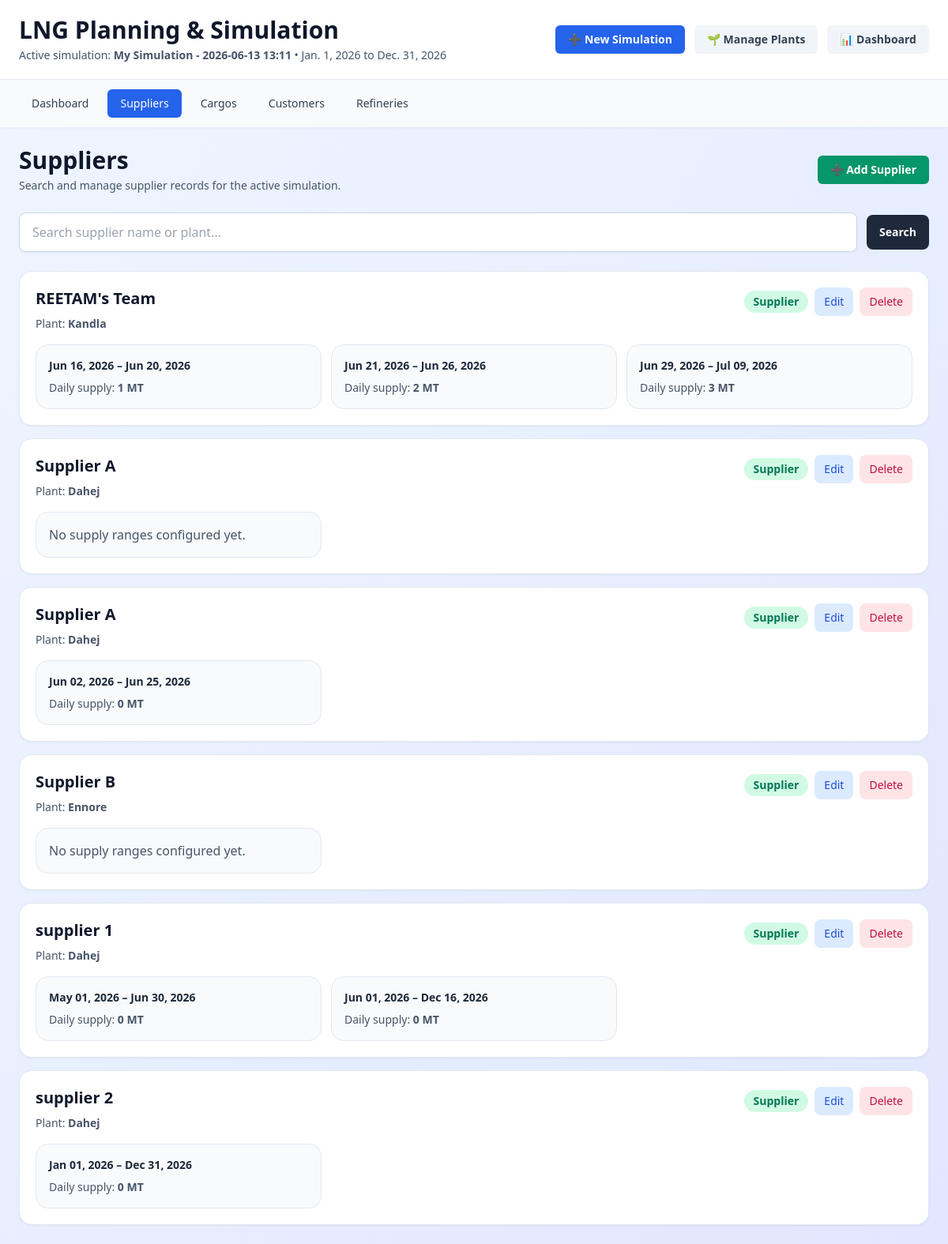
Page /suppliers/ (signed in) on the committed database.
### lng_planner/models.py (models this page shows, shortened)
class Simulation(models.Model):
    user = models.ForeignKey(User, on_delete=models.CASCADE, related_name='simulations', null=True, blank=True)
    name = models.CharField(max_length=200, default='Untitled Simulation')
    start_date = models.DateField()
    end_date = models.DateField()
    created_at = models.DateTimeField(auto_now_add=True)
    updated_at = models.DateTimeField(auto_now=True)
    is_active = models.BooleanField(default=True)
    is_master = models.BooleanField(default=False, help_text="Master simulation loaded from SAP")
    sap_api_url = models.URLField(blank=True, help_text="SAP API URL for refreshing master data")
    last_sap_sync = models.DateTimeField(null=True, blank=True, help_text="Last time master data was synced from SAP")
    class Meta:
        ordering = ['-updated_at']

class Supplier(models.Model):
    simulation = models.ForeignKey(Simulation, on_delete=models.CASCADE, related_name='suppliers')
    plant = models.ForeignKey(Plant, on_delete=models.CASCADE, related_name='suppliers')
    name = models.CharField(max_length=200)
    created_at = models.DateTimeField(auto_now_add=True)
    class Meta:
        ordering = ['plant__name', 'name']

class Plant(models.Model):
    name = models.CharField(max_length=200)
    location = models.CharField(max_length=200, blank=True)
    created_at = models.DateTimeField(auto_now_add=True)
    class Meta:
        ordering = ['name']

class SupplierDate(models.Model):
    supplier = models.ForeignKey(
        Supplier,
        on_delete=models.CASCADE,
        related_name='date_ranges'
    )
    from_date = models.DateField()
    to_date = models.DateField()
    daily_supply = models.FloatField(validators=[MinValueValidator(0)], help_text="MT per day")
    created_at = models.DateTimeField(auto_now_add=True)
    class Meta:
        ordering = ['from_date']

### lng_planner/views.py (the view)
# urls.py: path('suppliers/', views.supplier_list, name='supplier_list'),
@login_required
def supplier_list(request):
    active_simulation = get_active_simulation(request)
    if not active_simulation:
        messages.warning(request, 'No available simulation. Create one first.')
        return redirect('lng_planner:dashboard')
    search_query = request.GET.get('q', '').strip()
    suppliers = active_simulation.suppliers.select_related('plant').prefetch_related('date_ranges').order_by('name')
    if search_query:
        suppliers = suppliers.filter(
            Q(name__icontains=search_query) |
            Q(plant__name__icontains=search_query)
        )
    return render(request, 'lng_planner/supplier_list.html', get_section_context(request, 'suppliers', {
        'suppliers': suppliers,
        'search_query': search_query,
    }))

### lng_planner/views.py (called while the page is built)
def get_active_simulation(request):
    master_simulation = Simulation.objects.filter(is_master=True).first()
    simulations = Simulation.objects.filter(user=request.user, is_master=False)
    active_simulation = simulations.filter(is_active=True).first()
    if not active_simulation:
        active_simulation = simulations.first() or master_simulation
    return active_simulation

def get_section_context(request, section_name, extras=None):
    active_simulation = get_active_simulation(request)
    context = {
        'active_simulation': active_simulation,
        'is_viewing_master': active_simulation.is_master if active_simulation else False,
        'current_section': section_name,
    }
    if extras:
        context.update(extras)
    return context

### lng_planner/templates/lng_planner/supplier_list.html (shortened to what this page needs)
{% extends 'lng_planner/base.html' %}
{% block content %}
<div class="space-y-6">
    <div class="flex flex-col gap-4 md:flex-row md:items-center md:justify-between">
        <div>
            <h2 class="text-3xl font-bold text-slate-900">Suppliers</h2>
            <p class="text-sm text-slate-600 mt-1">Search and manage supplier records for the active simulation.</p>
        </div>
        <a href="{% url 'lng_planner:add_supplier' active_simulation.id %}" class="inline-flex items-center rounded-md bg-emerald-600 px-4 py-2 text-sm font-semibold text-white hover:bg-emerald-700">
            ➕ Add Supplier
        </a>
    </div>
    <form method="get" class="flex flex-col gap-3 sm:flex-row sm:items-center">
        <input id="supplier-search" name="q" type="search" value="{{ search_query }}" placeholder="Search supplier name or plant..." class="min-w-0 flex-1 rounded-lg border border-slate-300 bg-white px-4 py-3 shadow-sm focus:border-blue-500 focus:ring-2 focus:ring-blue-200" />
        <div class="flex gap-2">
            <button type="submit" class="inline-flex items-center justify-center rounded-lg bg-slate-800 px-4 py-3 text-sm font-semibold text-white hover:bg-slate-900">Search</button>
        </div>
    </form>
    <div class="grid gap-4">
        {% for supplier in suppliers %}
        <div class="rounded-2xl border border-slate-200 bg-white p-5 shadow-sm">
            <div class="flex flex-col gap-3 md:flex-row md:items-start md:justify-between">
                <div>
                    <h3 class="text-xl font-semibold text-slate-900">{{ supplier.name }}</h3>
                    <p class="mt-2 text-sm text-slate-600">Plant: <strong>{{ supplier.plant.name }}</strong></p>
                </div>
                <div class="flex flex-wrap items-center gap-2">
                    <span class="rounded-full bg-emerald-100 px-3 py-1 text-sm font-semibold text-emerald-700">Supplier</span>
                    {% if not is_viewing_master %}
                    <a href="{% url 'lng_planner:edit_supplier' supplier.id %}" class="rounded-lg bg-blue-100 px-3 py-2 text-sm font-medium text-blue-700 hover:bg-blue-200">Edit</a>
                    <a href="{% url 'lng_planner:delete_supplier' supplier.id %}" onclick="return confirm('Delete this supplier?')" class="rounded-lg bg-rose-100 px-3 py-2 text-sm font-medium text-rose-700 hover:bg-rose-200">Delete</a>
                    {% endif %}
                </div>
            </div>
            <div class="mt-4 grid gap-3 sm:grid-cols-2 lg:grid-cols-3">
                {% for date_range in supplier.date_ranges.all %}
                <div class="rounded-2xl border border-slate-200 bg-slate-50 p-4">
                    <div class="text-sm font-semibold text-slate-800">{{ date_range.from_date|date:'M d, Y' }} – {{ date_range.to_date|date:'M d, Y' }}</div>
                    <div class="mt-2 text-sm text-slate-600">Daily supply: <strong>{{ date_range.daily_supply|floatformat:0 }} MT</strong></div>
                </div>
                {% empty %}
                <div class="rounded-2xl border border-slate-200 bg-slate-50 p-4 text-slate-600">No supply ranges configured yet.</div>
                {% endfor %}
            </div>
        </div>
        {% empty %}
        <div class="rounded-2xl border border-slate-200 bg-white p-8 text-center text-slate-600 shadow-sm">
            <p class="text-lg font-medium">No suppliers found.</p>
            <p class="mt-2">Add a supplier or update the search query to see results.</p>
        </div>
        {% endfor %}
    </div>
</div>
{% endblock %}

### lng_planner/templates/lng_planner/base.html (shortened to what this page needs)
{% load static %}
<!DOCTYPE html>
<html lang="en">
<head>
    <script src="https://cdn.tailwindcss.com"></script>
</head>
<body class="bg-gradient-to-br from-blue-50 to-indigo-100 min-h-screen">
    <div class="min-h-screen">
        <header class="bg-white shadow-sm">
            <div class="max-w-7xl mx-auto px-6 py-5 flex flex-col gap-4 md:flex-row md:items-center md:justify-between">
                <div>
                    <h1 class="text-3xl font-bold text-slate-900">LNG Planning & Simulation</h1>
                    {% if active_simulation %}
                    <p class="text-sm text-slate-600 mt-1">
                        Active simulation: <strong>{{ active_simulation.name }}</strong>
                        {% if active_simulation.start_date and active_simulation.end_date %}
                            • {{ active_simulation.start_date }} to {{ active_simulation.end_date }}
                        {% endif %}
                    </p>
                    {% endif %}
                </div>
                <div class="flex flex-wrap gap-3">
                    <a href="{% url 'lng_planner:create_simulation' %}" class="inline-flex items-center rounded-md bg-blue-600 px-4 py-2 text-sm font-semibold text-white shadow-sm hover:bg-blue-700">
                        ➕ New Simulation
                    </a>
                    <a href="{% url 'lng_planner:manage_plants' %}" class="inline-flex items-center rounded-md bg-slate-100 px-4 py-2 text-sm font-semibold text-slate-700 hover:bg-slate-200">
                        🌱 Manage Plants
                    </a>
                    <a href="{% url 'lng_planner:dashboard' %}" class="inline-flex items-center rounded-md bg-slate-100 px-4 py-2 text-sm font-semibold text-slate-700 hover:bg-slate-200">
                        📊 Dashboard
                    </a>
                </div>
            </div>
            <nav class="bg-slate-50 border-t border-slate-200">
                <div class="max-w-7xl mx-auto px-6 py-3 flex flex-wrap gap-2">
                    <a href="{% url 'lng_planner:dashboard' %}" class="nav-link inline-flex items-center rounded-md px-4 py-2 text-sm font-medium {% if current_section == 'dashboard' %}active{% else %}text-slate-700{% endif %}">
                        Dashboard
                    </a>
                    <a href="{% url 'lng_planner:supplier_list' %}" class="nav-link inline-flex items-center rounded-md px-4 py-2 text-sm font-medium {% if current_section == 'suppliers' %}active{% else %}text-slate-700{% endif %}">
                        Suppliers
                    </a>
                    <a href="{% url 'lng_planner:cargo_list' %}" class="nav-link inline-flex items-center rounded-md px-4 py-2 text-sm font-medium {% if current_section == 'cargos' %}active{% else %}text-slate-700{% endif %}">
                        Cargos
                    </a>
                    <a href="{% url 'lng_planner:customer_list' %}" class="nav-link inline-flex items-center rounded-md px-4 py-2 text-sm font-medium {% if current_section == 'customers' %}active{% else %}text-slate-700{% endif %}">
                        Customers
                    </a>
                    <a href="{% url 'lng_planner:refinery_list' %}" class="nav-link inline-flex items-center rounded-md px-4 py-2 text-sm font-medium {% if current_section == 'refineries' %}active{% else %}text-slate-700{% endif %}">
                        Refineries
                    </a>
                </div>
            </nav>
        </header>
        <main class="max-w-7xl mx-auto px-6 py-6">
            {% block content %}{% endblock %}
        </main>
    </div>
</body>
</html>

### lng_planner/templates/lng_planner/base.html (style rules this page uses)
.nav-link { transition: all 0.2s ease; }
.nav-link.active { background-color: #2563EB; color: white; }

### rows in the picture
Simulation: name "My Simulation - 2026-06-13 13:11", start_date "Jan. 1, 2026", end_date "Dec. 31, 2026"
Supplier: name "REETAM's Team", plant.name "Kandla"
SupplierDate: from_date "Jun 16, 2026", to_date "Jun 20, 2026", daily_supply "1"
SupplierDate: from_date "Jun 21, 2026", to_date "Jun 26, 2026", daily_supply "2"
SupplierDate: from_date "Jun 29, 2026", to_date "Jul 09, 2026", daily_supply "3"
Supplier: name "Supplier A", plant.name "Dahej"
Supplier: name "Supplier A", plant.name "Dahej"
SupplierDate: from_date "Jun 02, 2026", to_date "Jun 25, 2026", daily_supply "0"
Supplier: name "Supplier B", plant.name "Ennore"
Supplier: name "supplier 1", plant.name "Dahej"
SupplierDate: from_date "May 01, 2026", to_date "Jun 30, 2026", daily_supply "0"
SupplierDate: from_date "Jun 01, 2026", to_date "Dec 16, 2026", daily_supply "0"
Supplier: name "supplier 2", plant.name "Dahej"
SupplierDate: from_date "Jan 01, 2026", to_date "Dec 31, 2026", daily_supply "0"
